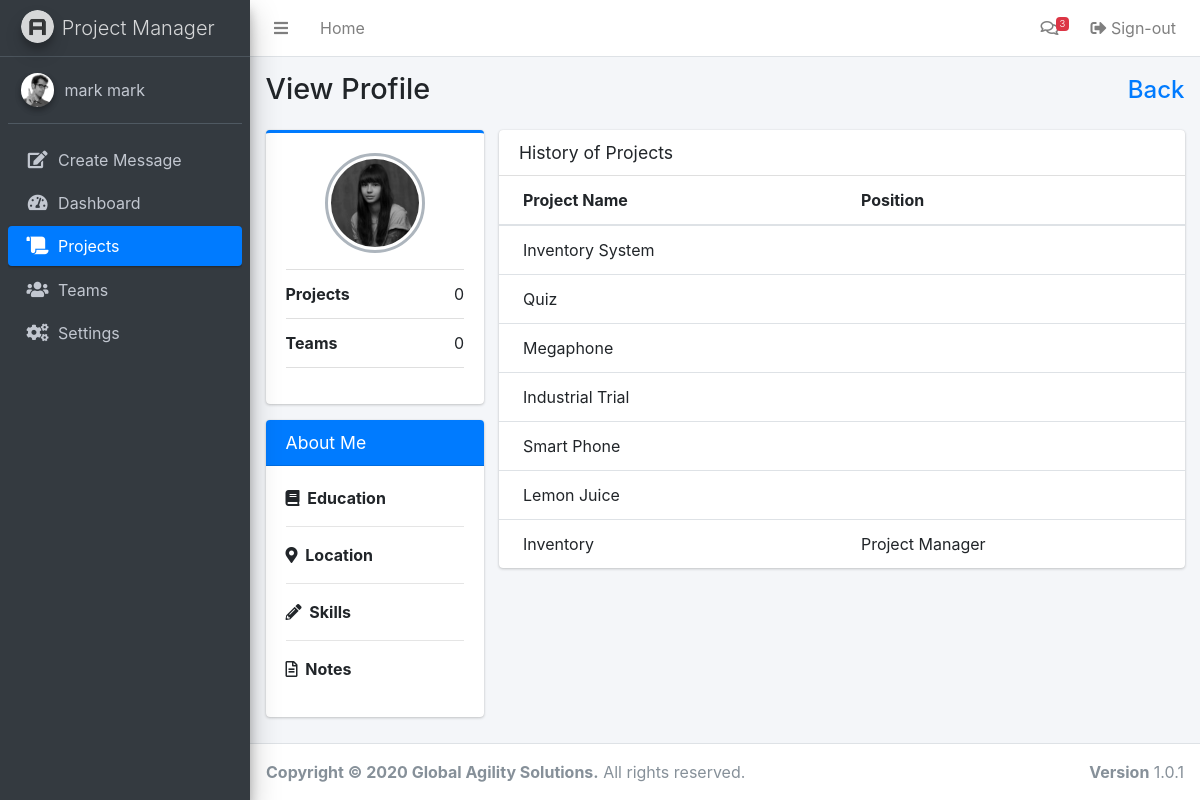
Screenshot of /profile.php (signed in) with the database file from the repository.
### tables this page shows
CREATE TABLE `users` (
  `id` int(200) NOT NULL,
  `email` varchar(255) NOT NULL,
  `password` varchar(255) NOT NULL,
  `firstname` varchar(255) NOT NULL,
  `lastname` varchar(255) NOT NULL,
  `lastlogin` timestamp(6) NULL DEFAULT NULL
);

CREATE TABLE `projectmembers` (
  `id` bigint(255) NOT NULL,
  `projectID` bigint(255) NOT NULL,
  `userID` bigint(255) NOT NULL,
  `role` varchar(255) DEFAULT NULL
);

CREATE TABLE `project` (
  `id` bigint(255) NOT NULL,
  `name` varchar(100) DEFAULT NULL,
  `description` varchar(255) NOT NULL,
  `location` varchar(255) NOT NULL,
  `datestart` varchar(255) NOT NULL,
  `dateend` varchar(255) NOT NULL,
  `status` enum('on going','finished','cancellled','') NOT NULL,
  `owner` int(255) NOT NULL,
  `timestamp` timestamp(6) NOT NULL DEFAULT current_timestamp(6)
);

### includes/session.php (called while the page is built, shortened)
<?php
	include 'includes/conn.php';;
	if(isset($_SESSION['users'])){
		$query = $conn -> prepare("SELECT * FROM users WHERE id = ? ");
		$query -> bind_param("s", $variable);
		$query -> execute();
		$result = $query->get_result();
		$user = mysqli_fetch_assoc($result);
	}
	else{
		header('location: login.php');
		exit();
	}
?>

### profile.php (the view, shortened to what this page needs)
<?php
  include 'includes/session.php';
  include 'includes/header.php';
  $current = "projects";
  $previous = "javascript:history.go(-1)";
if(isset($_SERVER['HTTP_REFERER'])) {
    $previous = $_SERVER['HTTP_REFERER'];
}
 $usID = $_GET['id'];
?>
<body class="hold-transition sidebar-mini">
<div class="wrapper">
  <?php include 'includes/navbar.php'; ?>
  <div class="content-wrapper">
    <section class="content-header">
      <div class="container-fluid">
        <div class="row mb-2">
          <div class="col-sm-6">
            <h1>View Profile</h1>
          </div>
          <div class="col-sm-6">
            <ol class="breadcrumb float-sm-right">
              <h4 class="mb-2 mb-sm-0 pt-1"><a class="text-right" href="<?= $previous ?>">Back</a></h4>
            </ol>
          </div>
        </div>
      </div>
    </section>
    <section class="content">
      <div class="container-fluid">
        <div class="row">
          <div class="col-md-3">
            <div class="card card-primary card-outline">
              <div class="card-body box-profile">
                <div class="text-center">
                  <img class="profile-user-img img-fluid img-circle"
                       src="dist/img/user4-128x128.jpg"
                       alt="User profile picture">
                </div>
                <ul class="list-group list-group-unbordered mb-3">
                  <li class="list-group-item">
                  <?php
                    $sql1 = "SELECT * FROM projectmembers where userID = '$usID'";
                    $query = mysqli_query($conn, $sql1);
                    echo "<b>Projects</b><a class='float-right'>".mysqli_num_rows($query)."</a>";
                  ?>
                  </li>
                  <li class="list-group-item">
                  <?php
                    $sql2 = "SELECT * FROM teammembers where userID = '$usID'";
                    $query1 = mysqli_query($conn, $sql2);
                    echo "<b>Teams</b><a class='float-right'>".mysqli_num_rows($query1)."</a>";
                  ?>
                  </li>
                </ul>
              </div>
            </div>
            <div class="card card-primary">
              <div class="card-header">
                <h3 class="card-title">About Me</h3>
              </div>
              <div class="card-body">
                <strong><i class="fas fa-book mr-1"></i> Education</strong>
                <hr>
                <strong><i class="fas fa-map-marker-alt mr-1"></i> Location</strong>
                <hr>
                <strong><i class="fas fa-pencil-alt mr-1"></i> Skills</strong>
                <hr>
                <strong><i class="far fa-file-alt mr-1"></i> Notes</strong>
              </div>
            </div>
          </div>
          <div class="col-md-9">
             <div class="card">
              <div class="card-header">
                <h3 class="card-title">History of Projects</h3>
              </div>
              <div class="card-body p-0">
                <table class="table">
                  <thead>
                    <tr>
                      <th>Project Name</th>
                      <th>Position</th>
                    </tr>
                  </thead>
                  <tbody>
                     <?php
                    $listproj = mysqli_query($conn, "SELECT * from project join projectmembers on project.id = projectmembers.projectID where projectmembers.userID = '2'");
                    while($row = mysqli_fetch_assoc($listproj)) {
                    ?>
                      <tr>
                        <td><?php echo ucwords($row['name']); ?></td>
                        <td><?php echo ucwords($row['role']); ?></td>
                      </tr>
                  <?php } ?>
                    <tr>
                      <td>Inventory</td>
                      <td>Project Manager</td>
                    </tr>
                  </tbody>
                </table>
              </div>
            </div>
          </div>
        </div>
      </div>
    </section>
  </div>
  <?php include 'includes/footer.php'; ?>
</div>
</body>
</html>

### includes/navbar.php (shortened to what this page needs)
<nav class="main-header navbar navbar-expand navbar-white navbar-light">
  <ul class="navbar-nav">
    <li class="nav-item">
      <a class="nav-link" data-widget="pushmenu" href="#" role="button"><i class="fas fa-bars"></i></a>
    </li>
    <li class="nav-item d-none d-sm-inline-block <?php if($current == 'dashboard') {echo 'active';} ?>">
      <a href="index.php" class="nav-link">Home</a>
    </li>
  </ul>
  <ul class="navbar-nav ml-auto">
    <li class="nav-item dropdown">
      <a class="nav-link" data-toggle="dropdown" href="#">
        <i class="far fa-comments"></i>
        <span class="badge badge-danger navbar-badge">3</span>
      </a>
    </li>
    <li class="nav-item">
      <a class="nav-link" href="logout.php"><i class="nav-icon fas fa-sign-out-alt"></i> Sign-out</a>
    </li>
  </ul>
</nav>
<aside class="main-sidebar sidebar-dark-primary elevation-4">
  <a href="index3.html" class="brand-link">
    <img src="dist/img/AdminLTELogo.png" alt="AdminLTE Logo" class="brand-image img-circle elevation-3"
         style="opacity: .8">
    <span class="brand-text font-weight-light">Project Manager</span>
  </a>
  <div class="sidebar">
    <div class="user-panel mt-3 pb-3 mb-3 d-flex">
      <div class="image">
        <img src="dist/img/user2-160x160.jpg" class="img-circle elevation-2" alt="User Image">
      </div>
      <div class="info">
        <a href="index.php" class="d-block"><?php echo $user['firstname']. ' '.$user['lastname']; ?></a>
      </div>
    </div>
    <nav class="mt-2">
        <ul class="nav nav-pills nav-sidebar flex-column" data-widget="treeview" role="menu" data-accordion="false">
        <li class="nav-item">
          <a href="#" class="nav-link" data-toggle="modal" data-target="#message">
            <i class="nav-icon fas fa-edit"></i>
            <p>
              Create Message
            </p>
          </a>
        </li>
        <?php if($current != 'messages') {?>
        <li class="nav-item">
          <a href="index.php" class="nav-link <?php if($current == 'dashboard') {echo 'active';} ?>">
            <i class="nav-icon fas fa-tachometer-alt"></i>
            <p>
              Dashboard
            </p>
          </a>
        </li>
        <li class="nav-item">
          <a href="projects.php" class="nav-link <?php if($current == 'projects') {echo 'active';} ?>">
            <i class="nav-icon fas fa-scroll"></i>
            <p>
              Projects
            </p>
          </a>
        </li>
        <li class="nav-item">
          <a href="teams.php" class="nav-link <?php if($current == 'teams') {echo 'active';} ?>">
            <i class="nav-icon fas fa-users"></i>
            <p>
              Teams
            </p>
          </a>
        </li>
        <li class="nav-item">
          <a href="settings.php" class="nav-link <?php if($current == 'settings') {echo 'active';} ?>">
            <i class="nav-icon fas fa-cogs"></i>
            <p>
              Settings
            </p>
          </a>
        </li>
      <?php } else {?>
         <?php
          $sql = mysqli_query($conn, "SELECT * from contacts");
          while ($row = mysqli_fetch_array($sql)) {
        ?>
        <li class="nav-item">
          <div class="user-panel mt-3 pb-3 mb-3 d-flex">
            <div class="image">
              <img src="dist/img/<?php echo $row['image'];?>" class="img-circle">
            </div>
            <div class="info">
              <a href='messages.php?id=<?php echo $row['id']; ?>' class="d-block"><?php echo ucwords($row['name']);?></i></a>
            </div>
          </div>
        </li>
      <?php } }?>
      </ul>
    </nav>
  </div>
</aside>

### includes/header.php (style rules this page uses)
p, h1, h2, h3, h4, h5, h6, label, td, dt, dd, li, span, tr { user-select: none; -webkit-user-select: none; -khtml-user-select: none; -moz-user-select: none; -ms-user-select: none; }

### rows the page displays
users: firstname "mark", lastname "mark"
projectmembers: projectID.name "Inventory System"
projectmembers: projectID.name "Quiz"
projectmembers: projectID.name "Megaphone"
projectmembers: projectID.name "Industrial Trial"
projectmembers: projectID.name "Smart Phone"
projectmembers: projectID.name "Lemon Juice"

### other values shown
mysqli_num_rows($query) "0"
mysqli_num_rows($query1) "0"
